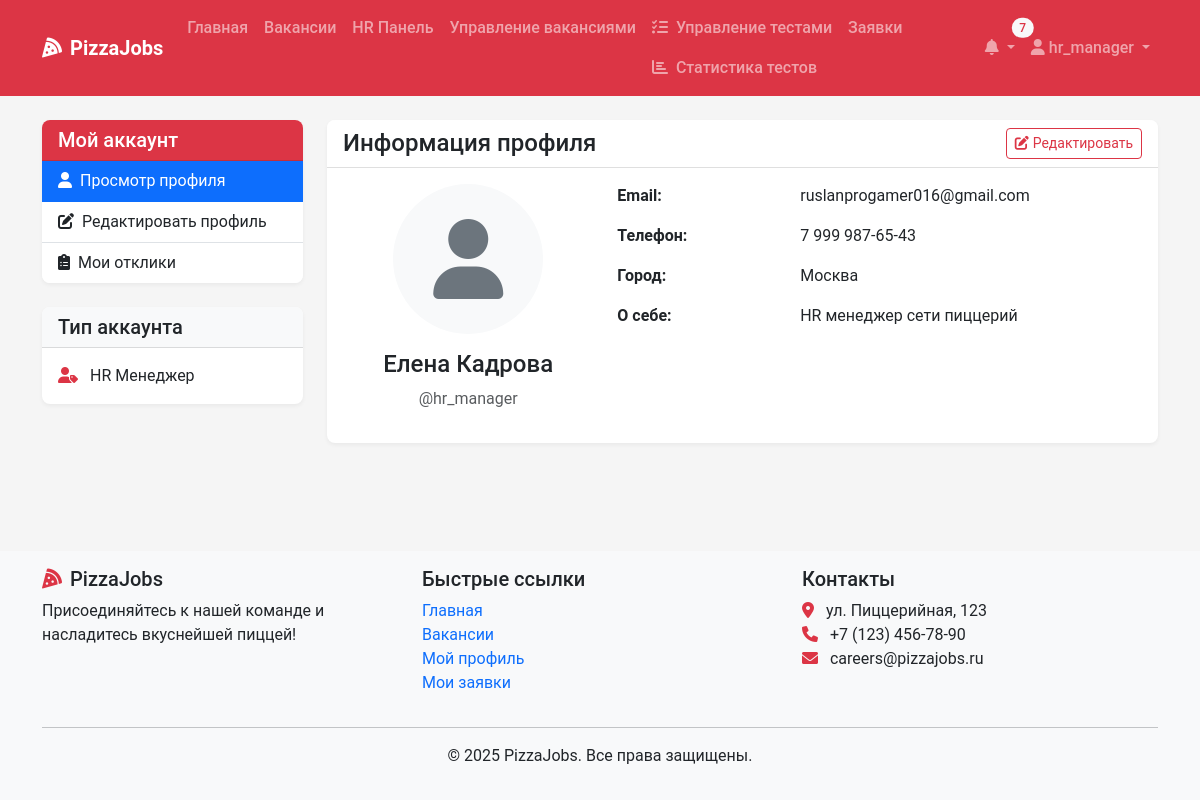
Screenshot of /profile/ (signed in) with the database file from the repository.
### recruitment/models.py (models this page shows, shortened)
class UserProfile(models.Model):
    user = models.OneToOneField(User, on_delete=models.CASCADE, related_name='profile')
    role = models.CharField(max_length=20, choices=UserRole.choices, default=UserRole.CANDIDATE)
    phone = models.CharField(max_length=15, blank=True, null=True)
    city = models.CharField(max_length=100, blank=True, null=True)
    photo = models.ImageField(upload_to='profile_photos/', blank=True, null=True)
    about = models.TextField(blank=True, null=True)
    desired_position = models.CharField(max_length=100, blank=True, null=True)
    experience = models.TextField(blank=True, null=True)
    education = models.TextField(blank=True, null=True)

### recruitment/views.py (the view)
# urls.py: path('profile/', views.view_profile, name='view_profile'),
@login_required
def view_profile(request):
    user_profile = get_object_or_404(UserProfile, user=request.user)
    resumes = Resume.objects.filter(user=request.user, is_active=True)
    applications = []
    if user_profile.role == UserRole.CANDIDATE:
        applications = Application.objects.filter(user=request.user).order_by('-applied_at')
    context = {
        'profile': user_profile,
        'resumes': resumes,
        'applications': applications,
    }
    return render(request, 'profile/view.html', context)

### recruitment/context_processors.py (called while the page is built)
def notifications_processor(request):
    if request.user.is_authenticated:
        unread_count = Notification.objects.filter(user=request.user, read=False).count()
        latest_notifs = Notification.objects.filter(user=request.user).order_by('-created_at')[:5]
    else:
        unread_count = 0
        latest_notifs = []
    return {
        'unread_count': unread_count,
        'latest_notifications': latest_notifs,
    }

### templates/profile/view.html (shortened to what this page needs)
{% extends 'base.html' %}
{% block content %}
<div class="container">
    <div class="row">
        <div class="col-lg-3">
            <div class="card shadow-sm mb-4">
                <div class="card-header bg-danger text-white">
                    <h5 class="mb-0">Мой аккаунт</h5>
                </div>
                <div class="list-group list-group-flush">
                    <a href="{% url 'view_profile' %}" class="list-group-item list-group-item-action active">
                        <i class="fas fa-user me-2"></i>Просмотр профиля
                    </a>
                    <a href="{% url 'edit_profile' %}" class="list-group-item list-group-item-action">
                        <i class="fas fa-edit me-2"></i>Редактировать профиль
                    </a>
                    <a href="{% url 'application_list' %}" class="list-group-item list-group-item-action">
                        <i class="fas fa-clipboard-list me-2"></i>Мои отклики
                    </a>
                </div>
            </div>
            <div class="card shadow-sm mb-4">
                <div class="card-header bg-light">
                    <h5 class="mb-0">Тип аккаунта</h5>
                </div>
                <div class="card-body">
                    <p class="mb-0">
                        <i class="fas fa-user-tag me-2 text-danger"></i>
                        {{ profile.get_role_display }}
                    </p>
                </div>
            </div>
        </div>
        <div class="col-lg-9">
            <div class="card shadow-sm mb-4">
                <div class="card-header bg-white d-flex justify-content-between align-items-center">
                    <h2 class="card-title h4 mb-0">Информация профиля</h2>
                    <a href="{% url 'edit_profile' %}" class="btn btn-sm btn-outline-danger">
                        <i class="fas fa-edit me-1"></i>Редактировать
                    </a>
                </div>
                <div class="card-body">
                    <div class="row">
                        <div class="col-md-4 text-center mb-4 mb-md-0">
                            {% if profile.photo %}
                                <img src="{{ profile.photo.url }}" alt="Фото профиля" class="img-fluid rounded-circle mb-3" style="max-width: 150px;">
                            {% else %}
                                <div class="bg-light rounded-circle d-flex align-items-center justify-content-center mx-auto mb-3" style="width: 150px; height: 150px;">
                                    <i class="fas fa-user fa-5x text-secondary"></i>
                                </div>
                            {% endif %}
                            <h4>{{ user.get_full_name }}</h4>
                            <p class="text-muted">@{{ user.username }}</p>
                        </div>
                        <div class="col-md-8">
                            <div class="row mb-3">
                                <div class="col-sm-4 fw-bold">Email:</div>
                                <div class="col-sm-8">{{ user.email }}</div>
                            </div>
                            <div class="row mb-3">
                                <div class="col-sm-4 fw-bold">Телефон:</div>
                                <div class="col-sm-8">{{ profile.phone|default:"Не указано" }}</div>
                            </div>
                            <div class="row mb-3">
                                <div class="col-sm-4 fw-bold">Город:</div>
                                <div class="col-sm-8">{{ profile.city|default:"Не указано" }}</div>
                            </div>
                            <div class="row mb-3">
                                <div class="col-sm-4 fw-bold">О себе:</div>
                                <div class="col-sm-8">{{ profile.about|default:"Нет информации"|linebreaks }}</div>
                            </div>
                        </div>
                    </div>
                </div>
            </div>
        </div>
    </div>
</div>
{% endblock %}

### templates/base.html (shortened to what this page needs)
<!DOCTYPE html>
<html lang="ru">
<head>
    <link href="https://cdn.jsdelivr.net/npm/bootstrap@5.3.0-alpha1/dist/css/bootstrap.min.css" rel="stylesheet">
    <link rel="stylesheet" href="https://cdnjs.cloudflare.com/ajax/libs/font-awesome/6.0.0/css/all.min.css">
    <link rel="stylesheet" href="/static/css/main.css">
</head>
<body>
    <nav class="navbar navbar-expand-lg navbar-dark bg-danger sticky-top">
        <div class="container">
            <a class="navbar-brand" href="{% url 'home' %}">
                <i class="fas fa-pizza-slice me-2"></i>PizzaJobs
            </a>
            <div class="collapse navbar-collapse" id="navbarNav">
                <ul class="navbar-nav me-auto">
                    <li class="nav-item">
                        <a class="nav-link" href="{% url 'home' %}">Главная</a>
                    </li>
                    <li class="nav-item">
                        <a class="nav-link" href="{% url 'vacancy_list' %}">Вакансии</a>
                    </li>
                    {% if user.is_authenticated %}
                        {% if user.profile.role == 'HR_MANAGER' %}
                            <li class="nav-item">
                                <a class="nav-link" href="{% url 'hr_dashboard' %}">HR Панель</a>
                            </li>
                            <li class="nav-item">
                                <a class="nav-link" href="{% url 'manage_vacancies' %}">Управление вакансиями</a>
                            </li>
                            <li class="nav-item">
                                <a class="nav-link" href="{% url 'manage_tests' %}">
                                    <i class="fas fa-tasks me-2"></i>Управление тестами
                                </a>
                                <a class="nav-link" href="{% url 'test_statistics' %}">
                                    <i class="fas fa-chart-bar me-2"></i>Статистика тестов
                                </a>
                            </li>
                        {% elif user.profile.role == 'RESTAURANT_MANAGER' %}
                            <li class="nav-item">
                                <a class="nav-link" href="{% url 'manager_dashboard' %}">Панель менеджера</a>
                            </li>
                        {% endif %}
                        <li class="nav-item">
                            <a class="nav-link" href="{% url 'application_list' %}">Заявки</a>
                        </li>
                    {% endif %}
                </ul>
                <ul class="navbar-nav">
                    {% if user.is_authenticated %}
                        <li class="nav-item dropdown">
                            <a class="nav-link dropdown-toggle position-relative" href="#" id="notificationDropdown" role="button" data-bs-toggle="dropdown">
                                <i class="fas fa-bell"></i>
                                {% if unread_count %}
                                    <span class="badge rounded-pill bg-light text-danger position-absolute top-0 start-100 translate-middle">
                                        {{ unread_count }}
                                    </span>
                                {% endif %}
                            </a>
                        </li>
                        <li class="nav-item dropdown">
                            <a class="nav-link dropdown-toggle" href="#" id="userDropdown" role="button" data-bs-toggle="dropdown">
                                <i class="fas fa-user"></i> {{ user.username }}
                            </a>
                        </li>
                    {% endif %}
                </ul>
            </div>
        </div>
    </nav>
    <main class="py-4">
        {% block content %}{% endblock %}
    </main>
    <footer class="footer mt-auto py-3 bg-light">
        <div class="container">
            <div class="row">
                <div class="col-md-4">
                    <h5><i class="fas fa-pizza-slice text-danger me-2"></i>PizzaJobs</h5>
                    <p>Присоединяйтесь к нашей команде и насладитесь вкуснейшей пиццей!</p>
                </div>
                <div class="col-md-4">
                    <h5>Быстрые ссылки</h5>
                    <ul class="list-unstyled">
                        <li><a href="{% url 'home' %}" class="text-decoration-none">Главная</a></li>
                        <li><a href="{% url 'vacancy_list' %}" class="text-decoration-none">Вакансии</a></li>
                        {% if user.is_authenticated %}
                            <li><a href="{% url 'view_profile' %}" class="text-decoration-none">Мой профиль</a></li>
                            <li><a href="{% url 'application_list' %}" class="text-decoration-none">Мои заявки</a></li>
                        {% else %}
                            <li><a href="{% url 'login' %}" class="text-decoration-none">Войти</a></li>
                            <li><a href="{% url 'register' %}" class="text-decoration-none">Регистрация</a></li>
                        {% endif %}
                    </ul>
                </div>
                <div class="col-md-4">
                    <h5>Контакты</h5>
                    <address>
                        <i class="fas fa-map-marker-alt text-danger me-2"></i> ул. Пиццерийная, 123<br>
                        <i class="fas fa-phone text-danger me-2"></i> +7 (123) 456-78-90<br>
                        <i class="fas fa-envelope text-danger me-2"></i> careers@pizzajobs.ru
                    </address>
                </div>
            </div>
            <hr>
            <div class="text-center">
                <p>&copy; 2025 PizzaJobs. Все права защищены.</p>
            </div>
        </div>
    </footer>
</body>
</html>

### static/css/main.css (style rules this page uses)
:root { --pizza-red: #dc3545; --pizza-green: #198754; --pizza-white: #ffffff; --pizza-light: #f8f9fa; --pizza-dark: #212529; --pizza-secondary: #6c757d; }
body { font-family: 'Roboto', 'Segoe UI', Arial, sans-serif; color: var(--pizza-dark); background-color: #f5f5f5; min-height: 100vh; display: flex; flex-direction: column; }
main { flex: 1; }
.card { border-radius: 0.5rem; border: none; overflow: hidden; }
.card-header { border-bottom: 1px solid rgba(0, 0, 0, 0.125); }
.card-header.bg-white { background-color: white; }
.card.shadow-sm { box-shadow: 0 0.125rem 0.25rem rgba(0, 0, 0, 0.05) !important; }
.navbar-dark.bg-danger { background-color: var(--pizza-red) !important; }
.nav-link { font-weight: 500; }
.navbar-brand { font-weight: 700; }
.footer { background-color: var(--pizza-light); padding: 2rem 0; margin-top: auto; }
.badge { font-weight: 500; padding: 0.35em 0.65em; }

### rows the page displays
UserProfile: role "HR Менеджер", phone "7 999 987-65-43", city "Москва", about "HR менеджер сети пиццерий"

### other values shown
{{ unread_count }} "7"
{{ user.username }} "hr_manager"
{{ user.get_full_name }} "Елена Кадрова"
{{ user.email }} "ruslanprogamer016@gmail.com"
